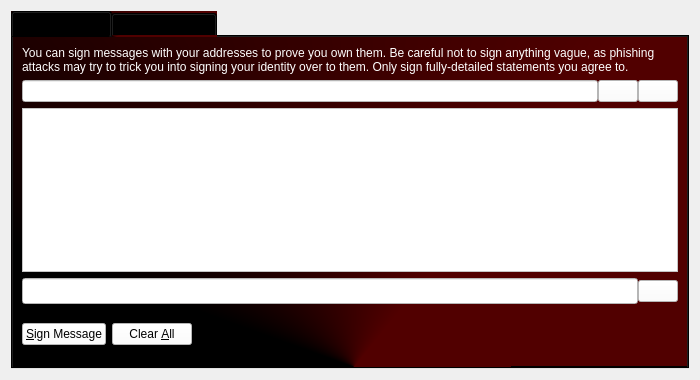
<?xml version="1.0" encoding="UTF-8"?>
<ui version="4.0">
 <class>SignVerifyMessageDialog</class>
 <widget class="QDialog" name="SignVerifyMessageDialog">
  <property name="geometry">
   <rect>
    <x>0</x>
    <y>0</y>
    <width>700</width>
    <height>380</height>
   </rect>
  </property>
  <property name="windowTitle">
   <string>Signatures - Sign / Verify a Message</string>
  </property>
  <property name="styleSheet">
   <string notr="true">font: 75 12pt &quot;Century Gothic&quot;;</string>
  </property>
  <property name="modal">
   <bool>true</bool>
  </property>
  <layout class="QVBoxLayout" name="verticalLayout">
   <item>
    <widget class="QTabWidget" name="tabWidget">
     <property name="styleSheet">
      <string notr="true">background: qconicalgradient(cx:0.506, cy:1, angle:0.2, stop:0.1875 rgba(81, 0, 0, 255), stop:0.397727 rgba(0, 0, 0, 255))</string>
     </property>
     <property name="currentIndex">
      <number>0</number>
     </property>
     <widget class="QWidget" name="tabSignMessage">
      <attribute name="title">
       <string>&amp;Sign Message</string>
      </attribute>
      <layout class="QVBoxLayout" name="verticalLayout_SM">
       <item>
        <widget class="QLabel" name="infoLabel_SM">
         <property name="styleSheet">
          <string notr="true">background: none;
color: #ffffff</string>
         </property>
         <property name="text">
          <string>You can sign messages with your addresses to prove you own them. Be careful not to sign anything vague, as phishing attacks may try to trick you into signing your identity over to them. Only sign fully-detailed statements you agree to.</string>
         </property>
         <property name="textFormat">
          <enum>Qt::PlainText</enum>
         </property>
         <property name="wordWrap">
          <bool>true</bool>
         </property>
        </widget>
       </item>
       <item>
        <layout class="QHBoxLayout" name="horizontalLayout_1_SM">
         <property name="spacing">
          <number>0</number>
         </property>
         <item>
          <widget class="QValidatedLineEdit" name="addressIn_SM">
           <property name="toolTip">
            <string>The address to sign the message with (e.g. Sjz75uKHzUQJnSdzvpiigEGxseKkDhQToX)</string>
           </property>
           <property name="styleSheet">
            <string notr="true">background: #ffffff;
color: #000000</string>
           </property>
           <property name="maxLength">
            <number>34</number>
           </property>
          </widget>
         </item>
         <item>
          <widget class="QPushButton" name="addressBookButton_SM">
           <property name="toolTip">
            <string>Choose an address from the address book</string>
           </property>
           <property name="styleSheet">
            <string notr="true">background: #ffffff;
color: #000000</string>
           </property>
           <property name="text">
            <string/>
           </property>
           <property name="icon">
            <iconset resource="../bitcoin.qrc">
             <normaloff>:/icons/address-book</normaloff>:/icons/address-book</iconset>
           </property>
           <property name="shortcut">
            <string>Alt+A</string>
           </property>
           <property name="autoDefault">
            <bool>false</bool>
           </property>
          </widget>
         </item>
         <item>
          <widget class="QPushButton" name="pasteButton_SM">
           <property name="toolTip">
            <string>Paste address from clipboard</string>
           </property>
           <property name="styleSheet">
            <string notr="true">background: #ffffff;
color: #000000</string>
           </property>
           <property name="text">
            <string/>
           </property>
           <property name="icon">
            <iconset resource="../bitcoin.qrc">
             <normaloff>:/icons/editpaste</normaloff>:/icons/editpaste</iconset>
           </property>
           <property name="shortcut">
            <string>Alt+P</string>
           </property>
           <property name="autoDefault">
            <bool>false</bool>
           </property>
          </widget>
         </item>
        </layout>
       </item>
       <item>
        <widget class="QPlainTextEdit" name="messageIn_SM">
         <property name="toolTip">
          <string>Enter the message you want to sign here</string>
         </property>
         <property name="styleSheet">
          <string notr="true">font: 75 10pt &quot;Century Gothic&quot;;
background: #ffffff;
color: #000000</string>
         </property>
        </widget>
       </item>
       <item>
        <layout class="QHBoxLayout" name="horizontalLayout_2_SM">
         <property name="spacing">
          <number>0</number>
         </property>
         <item>
          <widget class="QLineEdit" name="signatureOut_SM">
           <property name="font">
            <font>
             <family>Century Gothic</family>
             <pointsize>10</pointsize>
             <weight>9</weight>
             <italic>false</italic>
             <bold>false</bold>
            </font>
           </property>
           <property name="styleSheet">
            <string notr="true">font: 75 10pt &quot;Century Gothic&quot;;
background: #ffffff;
color: #000000</string>
           </property>
           <property name="readOnly">
            <bool>true</bool>
           </property>
          </widget>
         </item>
         <item>
          <widget class="QPushButton" name="copySignatureButton_SM">
           <property name="toolTip">
            <string>Copy the current signature to the system clipboard</string>
           </property>
           <property name="styleSheet">
            <string notr="true">background: #ffffff;
color: #000000</string>
           </property>
           <property name="text">
            <string/>
           </property>
           <property name="icon">
            <iconset resource="../bitcoin.qrc">
             <normaloff>:/icons/editcopy</normaloff>:/icons/editcopy</iconset>
           </property>
           <property name="autoDefault">
            <bool>false</bool>
           </property>
          </widget>
         </item>
        </layout>
       </item>
       <item>
        <layout class="QHBoxLayout" name="horizontalLayout_3_SM">
         <item>
          <widget class="QPushButton" name="signMessageButton_SM">
           <property name="toolTip">
            <string>Sign the message to prove you own this BitZyon address</string>
           </property>
           <property name="styleSheet">
            <string notr="true">font: 75 9pt &quot;Century Gothic&quot;;
background: #ffffff;
color: #000000</string>
           </property>
           <property name="text">
            <string>&amp;Sign Message</string>
           </property>
           <property name="icon">
            <iconset resource="../bitcoin.qrc">
             <normaloff>:/icons/edit</normaloff>:/icons/edit</iconset>
           </property>
           <property name="autoDefault">
            <bool>false</bool>
           </property>
          </widget>
         </item>
         <item>
          <widget class="QPushButton" name="clearButton_SM">
           <property name="toolTip">
            <string>Reset all sign message fields</string>
           </property>
           <property name="styleSheet">
            <string notr="true">font: 75 9pt &quot;Century Gothic&quot;;
background: #ffffff;
color: #000000</string>
           </property>
           <property name="text">
            <string>Clear &amp;All</string>
           </property>
           <property name="icon">
            <iconset resource="../bitcoin.qrc">
             <normaloff>:/icons/remove</normaloff>:/icons/remove</iconset>
           </property>
           <property name="autoDefault">
            <bool>false</bool>
           </property>
          </widget>
         </item>
         <item>
          <spacer name="horizontalSpacer_1_SM">
           <property name="orientation">
            <enum>Qt::Horizontal</enum>
           </property>
           <property name="sizeHint" stdset="0">
            <size>
             <width>40</width>
             <height>48</height>
            </size>
           </property>
          </spacer>
         </item>
         <item>
          <widget class="QLabel" name="statusLabel_SM">
           <property name="font">
            <font>
             <family>Century Gothic</family>
             <pointsize>12</pointsize>
             <weight>9</weight>
             <italic>false</italic>
             <bold>false</bold>
            </font>
           </property>
           <property name="styleSheet">
            <string notr="true">background: none;</string>
           </property>
           <property name="text">
            <string/>
           </property>
           <property name="wordWrap">
            <bool>true</bool>
           </property>
          </widget>
         </item>
         <item>
          <spacer name="horizontalSpacer_2_SM">
           <property name="orientation">
            <enum>Qt::Horizontal</enum>
           </property>
           <property name="sizeHint" stdset="0">
            <size>
             <width>40</width>
             <height>48</height>
            </size>
           </property>
          </spacer>
         </item>
        </layout>
       </item>
      </layout>
     </widget>
     <widget class="QWidget" name="tabVerifyMessage">
      <attribute name="title">
       <string>&amp;Verify Message</string>
      </attribute>
      <layout class="QVBoxLayout" name="verticalLayout_VM">
       <item>
        <widget class="QLabel" name="infoLabel_VM">
         <property name="styleSheet">
          <string notr="true">background: none;
color: #ffffff</string>
         </property>
         <property name="text">
          <string>Enter the signing address, message (ensure you copy line breaks, spaces, tabs, etc. exactly) and signature below to verify the message. Be careful not to read more into the signature than what is in the signed message itself, to avoid being tricked by a man-in-the-middle attack.</string>
         </property>
         <property name="textFormat">
          <enum>Qt::PlainText</enum>
         </property>
         <property name="alignment">
          <set>Qt::AlignLeading|Qt::AlignLeft|Qt::AlignTop</set>
         </property>
         <property name="wordWrap">
          <bool>true</bool>
         </property>
        </widget>
       </item>
       <item>
        <layout class="QHBoxLayout" name="horizontalLayout_1_VM">
         <property name="spacing">
          <number>0</number>
         </property>
         <item>
          <widget class="QValidatedLineEdit" name="addressIn_VM">
           <property name="toolTip">
            <string>The address the message was signed with (e.g. Sjz75uKHzUQJnSdzvpiigEGxseKkDhQToX)</string>
           </property>
           <property name="autoFillBackground">
            <bool>false</bool>
           </property>
           <property name="styleSheet">
            <string notr="true">font: 75 10pt &quot;Century Gothic&quot;;
background: #ffffff;
color: #000000</string>
           </property>
           <property name="maxLength">
            <number>34</number>
           </property>
          </widget>
         </item>
         <item>
          <widget class="QPushButton" name="addressBookButton_VM">
           <property name="toolTip">
            <string>Choose an address from the address book</string>
           </property>
           <property name="styleSheet">
            <string notr="true">background: #ffffff;
color: #000000</string>
           </property>
           <property name="text">
            <string/>
           </property>
           <property name="icon">
            <iconset resource="../bitcoin.qrc">
             <normaloff>:/icons/address-book</normaloff>:/icons/address-book</iconset>
           </property>
           <property name="shortcut">
            <string>Alt+A</string>
           </property>
           <property name="autoDefault">
            <bool>false</bool>
           </property>
          </widget>
         </item>
        </layout>
       </item>
       <item>
        <widget class="QPlainTextEdit" name="messageIn_VM">
         <property name="styleSheet">
          <string notr="true">font: 75 10pt &quot;Century Gothic&quot;;
background: #ffffff;
color: #000000</string>
         </property>
        </widget>
       </item>
       <item>
        <widget class="QValidatedLineEdit" name="signatureIn_VM">
         <property name="styleSheet">
          <string notr="true">font: 75 10pt &quot;Century Gothic&quot;;
background: #ffffff;
color: #000000</string>
         </property>
        </widget>
       </item>
       <item>
        <layout class="QHBoxLayout" name="horizontalLayout_2_VM">
         <item>
          <widget class="QPushButton" name="verifyMessageButton_VM">
           <property name="toolTip">
            <string>Verify the message to ensure it was signed with the specified BitZyon address</string>
           </property>
           <property name="styleSheet">
            <string notr="true">font: 75 9pt &quot;Century Gothic&quot;;
background: #ffffff;
color: #000000</string>
           </property>
           <property name="text">
            <string>&amp;Verify Message</string>
           </property>
           <property name="icon">
            <iconset resource="../bitcoin.qrc">
             <normaloff>:/icons/transaction_0</normaloff>:/icons/transaction_0</iconset>
           </property>
           <property name="autoDefault">
            <bool>false</bool>
           </property>
          </widget>
         </item>
         <item>
          <widget class="QPushButton" name="clearButton_VM">
           <property name="toolTip">
            <string>Reset all verify message fields</string>
           </property>
           <property name="styleSheet">
            <string notr="true">font: 75 9pt &quot;Century Gothic&quot;;
background: #ffffff;
color: #000000</string>
           </property>
           <property name="text">
            <string>Clear &amp;All</string>
           </property>
           <property name="icon">
            <iconset resource="../bitcoin.qrc">
             <normaloff>:/icons/remove</normaloff>:/icons/remove</iconset>
           </property>
           <property name="autoDefault">
            <bool>false</bool>
           </property>
          </widget>
         </item>
         <item>
          <spacer name="horizontalSpacer_1_VM">
           <property name="orientation">
            <enum>Qt::Horizontal</enum>
           </property>
           <property name="sizeHint" stdset="0">
            <size>
             <width>40</width>
             <height>48</height>
            </size>
           </property>
          </spacer>
         </item>
         <item>
          <widget class="QLabel" name="statusLabel_VM">
           <property name="font">
            <font>
             <family>Century Gothic</family>
             <pointsize>12</pointsize>
             <weight>9</weight>
             <italic>false</italic>
             <bold>false</bold>
            </font>
           </property>
           <property name="styleSheet">
            <string notr="true">background: none;
color: #ffffff</string>
           </property>
           <property name="text">
            <string/>
           </property>
           <property name="wordWrap">
            <bool>true</bool>
           </property>
          </widget>
         </item>
         <item>
          <spacer name="horizontalSpacer_2_VM">
           <property name="orientation">
            <enum>Qt::Horizontal</enum>
           </property>
           <property name="sizeHint" stdset="0">
            <size>
             <width>40</width>
             <height>48</height>
            </size>
           </property>
          </spacer>
         </item>
        </layout>
       </item>
      </layout>
     </widget>
    </widget>
   </item>
  </layout>
 </widget>
 <customwidgets>
  <customwidget>
   <class>QValidatedLineEdit</class>
   <extends>QLineEdit</extends>
   <header>qvalidatedlineedit.h</header>
  </customwidget>
 </customwidgets>
 <resources>
  <include location="../bitcoin.qrc"/>
 </resources>
 <connections/>
</ui>
